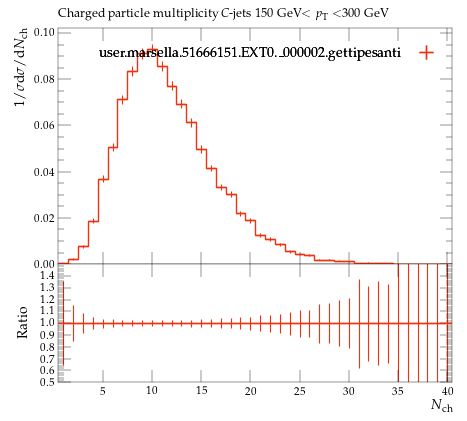

Reproduce this figure in Python.
#! /usr/bin/env python

# This Python script was auto-generated using YODA v2.0.2.
# Analysis object: /MC_HFDECAYS/avg_C_jet_ch_mult_150_300
# Timestamp: 24-07-2026 (16:40:05)

import matplotlib as mpl
import matplotlib.pyplot as plt
mpl.use('Agg') # comment out for interactive use
import os
import numpy as np

plotDir = os.path.split(os.path.realpath(__file__))[0]
if 'YODA_USER_PLOT_PATH' in globals():
    plot_outdir = globals()['YODA_USER_PLOT_PATH']
else:
    plot_outdir = plotDir

#plot style
plt.style.use(os.path.join(plotDir, '../default.mplstyle'))
# plot metadata
figW, figH = plt.rcParams['figure.figsize']
ax_xLabel = r'$N_\mathrm{ch}$'
ax_yLabel = r'$1/\sigma \mathrm{d}\sigma/\mathrm{d}N_\mathrm{ch}$'
ax_title  = r'Charged particle multiplicity $C$-jets 150 GeV$<p_\mathrm{T}<$300 GeV'
ax_xScale = 'linear'
ax_yScale = 'linear'
xLims = (0.5, 40.5)
yLims = (0.0, 0.102253899)
xMinorTickMarks = 0

# TeX-friendly labels for the legend
labels = {
    'legend' : ([ r"user.marsella.51666151.EXT0.\_000002.gettipesanti" ], r""),
}

# Adjust canvas width and height
canvasW = 10.0
canvasH = 9.0
figW *= canvasW/10.
figH *= canvasH/9.

# Create figure and axis objects
fig, (ax, ratio0_ax) = plt.subplots(2, 1, sharex=True,
                  figsize=(figW,figH), gridspec_kw={'height_ratios': (6.0, 3.0)})

# Set figure margins
plt.subplots_adjust(
    left   = 1.0 * plt.rcParams['figure.subplot.left'],
    right  = 1.0 * plt.rcParams['figure.subplot.right'],
    top    = 1.0 * plt.rcParams['figure.subplot.top'],
    bottom = 1.0 * plt.rcParams['figure.subplot.bottom'])

ratio0_ax.yaxis.set_major_locator(mpl.ticker.MultipleLocator(0.1))
ratio0_ax.set_ylim(0.5, 1.4999)
ratio0_ax.set_ylabel('Ratio')
ratio0_ax.xaxis.set_minor_locator(mpl.ticker.NullLocator())

# the numerical data is stored in a separate file
dataf = dict()
prefix = os.path.split(__file__)[0]
if prefix:    prefix = prefix + '/'
exec(open(prefix+'avg_C_jet_ch_mult_150_300__data.py').read(), dataf)


legend_handles = dict() # keep track of handles for the legend

# style options for curves
# starts at zorder>=5 to draw curve on top of legend
styles = {
  'user.marsella.51666151.EXT0._000002.gettipesanti.yoda.gz': {
    'color' : '#EE3311',
    'linestyle' : '-',
    'linewidth' : 1,
    'marker' : 'none',
    'markersize' : 2,
    'capsize' : 0.0,
    'zorder' : 5,
    'histstyle' : 1,
    'drawstyle' : 'steps-pre',
    'xerrorbars' : 1,
    'yerrorbars' : 1,
    'fillcolor' : None,
    'fillopacity' : 1.0,
    'ratio0_linestyle' : '-',
    'ratio0_linewidth' : 1,
    'ratio0_marker' : 'none',
    'ratio0_markersize' : 2,
    'ratio0_capsize' : 0.0,
    'ratio0_zorder' : 5,
    'ratio0_histstyle' : 1,
    'ratio0_drawstyle' : 'steps-pre',
    'ratio0_xerrorbars' : 1,
    'ratio0_yerrorbars' : 1,
  },
}

# curve from input yoda files in main panel
for label, yvals in dataf['yvals'].items():
    if all(np.isnan(v) for v in dataf['yvals'][label]):
        continue
    tmp = None
    if styles[label]['histstyle']: # draw as histogram
        xpos = dataf['xedges'][label] if styles[label]['drawstyle'] else dataf['xpoints'][label]
        ypos = np.insert(yvals, 0, yvals[0]) if styles[label]['drawstyle'] else yvals
        if styles[label]['fillcolor']: # fill area below curve
            ax.fill_between(xpos, ypos, step='pre',
                            color=styles[label]['fillcolor'],
                            alpha=styles[label]['fillopacity'])
        tmp, = ax.plot(xpos, ypos,
                       color=styles[label]['color'],
                       linestyle=styles[label]['linestyle'],
                       linewidth=styles[label]['linewidth'],
                       drawstyle=styles[label]['drawstyle'], solid_joinstyle='miter',
                       zorder=styles[label]['zorder'], label=label)
    tmp = ax.errorbar(dataf['xpoints'][label], yvals,
                      xerr=np.array(dataf['xerrs'][label])*styles[label]['xerrorbars'],
                      yerr=np.array(dataf['yerrs'][label])*styles[label]['yerrorbars'],
                      fmt=styles[label]['marker'], capsize=styles[label]['capsize'],
                      markersize=styles[label]['markersize'],
                      ecolor=styles[label]['color'],
                      color=styles[label]['color'], zorder=styles[label]['zorder'])
    tmp[-1][0].set_linestyle(styles[label]['linestyle'])
    tmp[-1][0].set_linewidth(styles[label]['linewidth'])
    if label in dataf['add_legend_handle']:  legend_handles[label] = tmp
    for varLabel in dataf['variation_yvals'].keys():
        if varLabel.startswith(label):
            tmp, = ax.plot(dataf['xedges'][label], dataf['variation_yvals'][varLabel],
                           color=styles[label]['color'],
                           linestyle=styles[label]['linestyle'],
                           linewidth=styles[label]['linewidth'],
                           drawstyle='steps-pre', solid_joinstyle='miter',
                           zorder=styles[label]['zorder'], alpha=0.5)


# plots on ratio panel
# curve from input yoda files in ratio panel
for label, yvals in dataf['ratio0_yvals'].items():
    if all(np.isnan(v) for v in yvals):
        continue
    if styles[label]['ratio0_histstyle']: # plot as histogram
        xpos = dataf['xedges']['user.marsella.51666151.EXT0._000002.gettipesanti.yoda.gz'] if styles[label]['ratio0_drawstyle'] else dataf['xpoints']['user.marsella.51666151.EXT0._000002.gettipesanti.yoda.gz']
        ypos = np.insert(yvals, 0, yvals[0]) if styles[label]['ratio0_drawstyle'] else yvals
        ratio0_ax.plot(xpos, ypos,
                       color=styles[label]['color'],
                       linewidth=styles[label]['linewidth'],
                       linestyle=styles[label]['ratio0_linestyle'],
                       drawstyle=styles[label]['ratio0_drawstyle'], zorder=styles[label]['zorder'],
                       solid_joinstyle='miter')
    tmp = ratio0_ax.errorbar(dataf['xpoints']['user.marsella.51666151.EXT0._000002.gettipesanti.yoda.gz'], yvals,
                             xerr=np.array(dataf['ref_xerrs'])*styles[label]['ratio0_xerrorbars'],
                             yerr=np.array(dataf['ratio0_yerrs'][label])*styles[label]['ratio0_yerrorbars'],
                             fmt=styles[label]['ratio0_marker'], capsize=styles[label]['ratio0_capsize'],
                             markersize=styles[label]['ratio0_markersize'],
                             ecolor=styles[label]['color'],
                             color=styles[label]['color'])
    tmp[-1][0].set_linestyle(styles[label]['ratio0_linestyle'])
    tmp[-1][0].set_linewidth(styles[label]['ratio0_linewidth'])

    for varlabel in dataf['ratio0_variation_vals'].keys():
        if varlabel.startswith(label):
            ratio0_ax.plot(dataf['xedges']['user.marsella.51666151.EXT0._000002.gettipesanti.yoda.gz'],
                            dataf['ratio0_variation_vals'][varlabel],
                            color=styles[label]['color'],
                            linestyle=styles[label]['linestyle'],
                            linewidth=styles[label]['linewidth'],
                            drawstyle='steps-pre', solid_joinstyle='miter',
                            zorder=1, alpha=0.5)

legend_items = list(legend_handles.values())
ax.add_artist(ax.legend(legend_items,
                        labels['legend'][0],
                        title=labels['legend'][1],
                        alignment='right',
                        loc='upper right',
                        bbox_to_anchor=(1.0, 0.97),markerfirst=False))

# set plot metadata as defined above
ratio0_ax.set_xlabel(ax_xLabel)
ratio0_ax.xaxis.set_label_coords(1., -0.15)
ax.set_ylabel(ax_yLabel, ha='right', va='top')
ax.yaxis.set_label_coords(-0.11, 1.0)
ax.set_title(ax_title, loc='left')
ax.set_xscale(ax_xScale)
ax.set_yscale(ax_yScale)
ax.set_xlim(xLims)
ax.set_ylim(yLims)

# tick formatting
plt.rcParams['xtick.top'] = True
plt.rcParams['ytick.right'] = True
ax.xaxis.set_minor_locator(mpl.ticker.NullLocator())
fig.align_ylabels((ax, ratio0_ax))
plt.savefig(os.path.join(plot_outdir, 'avg_C_jet_ch_mult_150_300.pdf'), format='PDF')
plt.savefig(os.path.join(plot_outdir, 'avg_C_jet_ch_mult_150_300.png'), format='PNG')

plt.close(fig)
